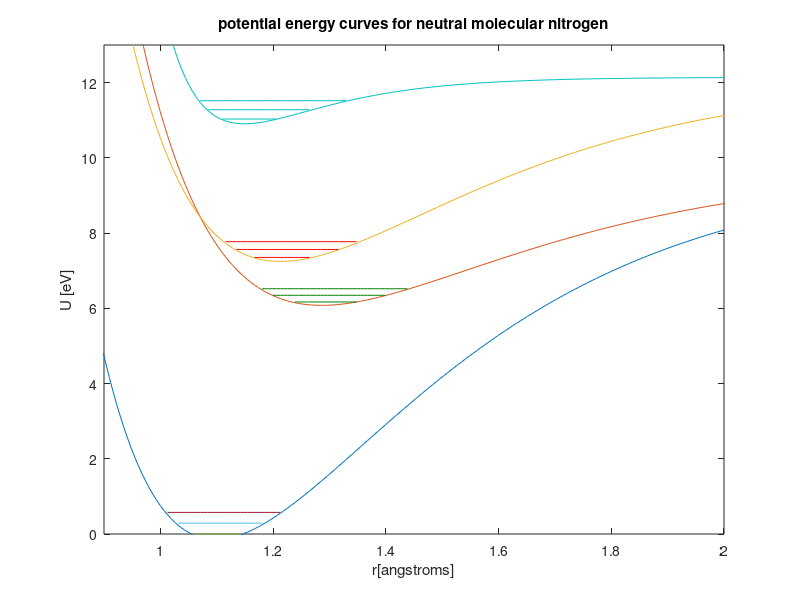

This figure's MATLAB source: (Note: this script raises an error after producing the figure.)
%%%%%%%%%%%%%%%%%%%%%%%%%%%%%%%%%%%%%%%%%%%%%%%%%%%%%%%%%%%%%%%%%%%%%%%%%
%%%
%%%    compute Weighted Total Cross Sections (WTCS) for electron-
%%%    impact dissociation of excited states of N2 and N2+.
%%%    
%%%    See P. Teulet 1999 and Bacri 1980
%%%
clear all;

hconst = 6.6261e-27;  % planks const [erg-s]
econst = 4.8032e-10;  % electron charge
Navo   = 6.0221e23;   % Avogadro's number [1/mol]
a0     = 5.28e-9;     % Bohr Radius [cm]
amu    = 1.6605e-24;     % atomic mass unit [g]
cvac   = 2.9979e10;   % speed of light [cm/s]
erg_eV = 1.6022e-12;  % ergs associatd with 1eV
erg_invcm = 1.9864e-16;  % ergs associated with 1/cm
invcm_to_eV = erg_invcm/erg_eV; % eV associated with 1/cm
%
mN = 2.32e-23;       % nitrogen mass [g] 
mur = mN*mN/(mN+mN); % reduced mass [g]
mua = mur/amu;       % reduced mass in atomic mass units


State0  = ['X1Sig'   'A3Sig'   'B3Pi'   'W3Delta' ...
           'B3Sigma' 'a1Sigma' 'a1Pi'   'w1Delta' 'C3Pi' ...
           'X2Sig'   'A2Pi'    'B2Sig'  'C3Sigma']; % last 4 are ions
we0 = [2359      1460      1734      1507 ...
       1517      1530      1694      1560    2047  ...  
       2207      1904      2421      2072]; % [1/cm]
xe0 = [14.32    13.78    14.56    12.58 ...
       12.18    12.08    13.95    12.01  28.45 ...    
       16.30    15.03    23.85    9.29]./we0;
ye0 = [-2.26e-3 -1.18e-2  1.40e-2   3.09e-2 ...
        4.19e-2  4.13e-2  7.94e-3   4.54-2  2.09  ...  
       -2.67e-3  2.03e-3  -0.359   -0.43]./we0;
ze0 = [-2.4e-4   1.41e-4  -1.13e-3  -7.1e-4 ...
       -7.3e-4  -2.9e-4    2.9e-4    0   -5.35e-1  ...
       -2.61e-3  0        -6.19e-2   0]./we0;
ae0 = [0      -7.29e-5   0         0 ...
       0       0         0         0   0 ...      
       3.7e-5  0         0         0]./we0;
T0  = [0       49755   59307   59380 ...
       65851   67739   68951   71698   88978  ...
       125668  134683  151234  190210]; % [1/cm]
Be  = [1.998  1.455  1.638  1.470 ...
       1.473  1.480  1.617  1.496 1.825 ... 
       1.932  1.744  2.085  1.511];       % [1/cm]

%%%   set N2 neutral and ion data (see Laher 1991 Table 1)
%
% State0  = ['X1Sig' 'A3Sig' 'B3Pi' 'C3Pi' ...
%            'X2Sig' 'A2Pi'  'B2Sig']; % this line is ions
% we0 = [2359    1460.5  1734.4 2047.2 ...
%        2207    1904    2420];  % [1/cm]
% xe0   = [14.324  13.775  14.558  28.445 ...
%          16.3    15.03   23.85]./we0; % unitless
% ye0   = [-2.26e-3 -1.175e-2 1.4e-2  2.0883 ...
%          -2.67e-3  2.03e-3  -0.3587]./we0; % unitless
% ze0   = [-2.4e-4   1.41e-4  -1.13e-3 -5.35e-1 ...
%          -2.61e-3  0        -6.192e-2]./we0; % unitless
% ae0   = [0        -7.29e-5 0        0 ...
%          3.7e-5   0        0]./we0; % unitless
% T0    = [0       49755   59307  88978 ...
%          125668  134683  151234];   % exc energy from v=0 [1/cm]
Tv0   = we0.*(1/2-xe0/4+ye0/8+ze0/16+ae0/32); % energy at v=0
Te0   = T0-Tv0;   % exc energy from r=r0 [1/cm]
% De0    = [78714   28959   38631  8960 ...
%           70273   61256   45706];    % diss energy from v=0 [1/cm]
De0    = [78714   28959   38631  38716  41862 ...
          49686   48476   45733  8960 ...
          70273   61256   45706  24843];    % diss energy from v=0 [1/cm]
D0     = De0+Tv0; % diss energy from r=r0 [1/cm] (see fig 1 Gilmore 1965)
% Be0     = [1.998   1.455   1.638  1.825 ...
%            1.932   1.748   2.073];    % Rot Const [1/cm]
%
a  = 2*pi*we0*cvac.*sqrt(mur./(2*D0*erg_invcm)); 
%re = sqrt(hconst./(8*pi*mNr*Be0*cvac)); % ?
r0  = [1.098 1.286 1.213 1.290 1.270 ...
       1.280 1.230 1.280 1.149 ...
       1.116 1.174 1.078 1.26]*1e-8; % mean internuc distance [cm]
JL  = [264   190   205   218  223 ...  
       244   232   235   117 ...
       253   249   202   186]; % lost rotational state with potential well (v=0)
%


v = 0:1:45;  % vib quantum number
J = 0; %JL(5);      % rot quantum number
r = (0.05:0.005:4)*max(r0);
Ev = zeros(length(T0),length(v));
rminset = ones(length(T0),length(v)); % flag for setting rmin
rmin = ones(length(T0),length(v)); % initial r where U(r) = T0(i)+Ev(v);
rmax = rmin;                       % final r where   U(r) = T0(i)+Ev(v);
U = zeros(length(T0),length(r));
for i = 1:length(T0)
    U(i,:) = Te0(i) + D0(i)*(1-exp(-a(i)*(r-r0(i)))).^2 ...
           + hconst/8/pi^2/mur/cvac*J*(J+1)./r.^2;
    U(i,:) = U(i,:)*invcm_to_eV;
    UL(i,:) = Te0(i) + D0(i)*(1-exp(-a(i)*(r-r0(i)))).^2 ...
            + hconst/8/pi^2/mur/cvac*JL(i)*(JL(i)+1)./r.^2;
    UL(i,:) = UL(i,:)*invcm_to_eV;
    for j = 1:length(r)
        for k=1:length(v)
            Ev(i,j,k) = Te0(i) + we0(i)* ( (v(k)+1/2) ...
                              -    xe0(i)*(v(k)+1/2).^2 ...
                              +    ye0(i)*(v(k)+1/2).^3 ...
                              +    ze0(i)*(v(k)+1/2).^4 ...
                              +    ae0(i)*(v(k)+1/2).^5 );
            Ev(i,j,k) = Ev(i,j,k)*invcm_to_eV; % [eV]
            if(Ev(i,j,k)<U(i,j))
                Ev(i,j,k) = 0;
                if(rminset(i,k))
                    rmin(i,k) = j+1;
                end
            else
                rmax(i,k) = j;
                rminset(i,k) = 0;
            end
        end
    end
end
%figure(111); plot(r/1e-8,U(13,:)); axis([0.6 3 20 50]);

%%%%%%%%%%%%%%%%%%%%%%%%%%%%%%%%%%%%%%%%%%%%%%%%%%%%%%%%%%%%%%%%%%%%%%%%
%%%
%%%        plot some potential energy curves for neutral N2
%%%

close(figure(1)); figure(1); plot(r/1e-8,U(1:3,:));
hold on; plot(r/1e-8,U(9,:),'color',[0 0.75 0.75]);
hold on; plot(r(rmin(1,1):rmax(1,1))/1e-8,Ev(1,rmin(1,1):rmax(1,1),1));
hold on; plot(r(rmin(1,2):rmax(1,2))/1e-8,Ev(1,rmin(1,2):rmax(1,2),2));
hold on; plot(r(rmin(1,3):rmax(1,3))/1e-8,Ev(1,rmin(1,3):rmax(1,3),3));
%
hold on; plot(r(rmin(2,1):rmax(2,1))/1e-8,Ev(2,rmin(2,1):rmax(2,1),1),'color',[0 0.5 0]);
hold on; plot(r(rmin(2,2):rmax(2,2))/1e-8,Ev(2,rmin(2,2):rmax(2,2),2),'color',[0 0.5 0]);
hold on; plot(r(rmin(2,3):rmax(2,3))/1e-8,Ev(2,rmin(2,3):rmax(2,3),3),'color',[0 0.5 0]);
%
hold on; plot(r(rmin(3,1):rmax(3,1))/1e-8,Ev(3,rmin(3,1):rmax(3,1),1),'r');
hold on; plot(r(rmin(3,2):rmax(3,2))/1e-8,Ev(3,rmin(3,2):rmax(3,2),2),'r');
hold on; plot(r(rmin(3,3):rmax(3,3))/1e-8,Ev(3,rmin(3,3):rmax(3,3),3),'r');
%
hold on; plot(r(rmin(9,1):rmax(9,1))/1e-8,Ev(9,rmin(9,1):rmax(9,1),1),'color',[0 0.75 0.75]);
hold on; plot(r(rmin(9,2):rmax(9,2))/1e-8,Ev(9,rmin(9,2):rmax(9,2),2),'color',[0 0.75 0.75]);
hold on; plot(r(rmin(9,3):rmax(9,3))/1e-8,Ev(9,rmin(9,3):rmax(9,3),3),'color',[0 0.75 0.75]);
%
axis([0.9 2 0 13]);
xlabel('r[angstroms]'); ylabel('U [eV]');
title('potential energy curves for neutral molecular nitrogen');
legend('X^1\Sigma','A^3\Sigma','B^3\Pi','C^3\Pi','location','SE');
hold on; plot(r/1e-8,U(4:8,:));
 
%%%
%%%
%%%
%%%%%%%%%%%%%%%%%%%%%%%%%%%%%%%%%%%%%%%%%%%%%%%%%%%%%%%%%%%%%%%%%%%%%%%%


%%%%%%%%%%%%%%%%%%%%%%%%%%%%%%%%%%%%%%%%%%%%%%%%%%%%%%%%%%%%%%%%%%%%%%%%
%%%
%%%        plot some potential energy curves for neutral N2
%%%

close(figure(2)); figure(2); plot(r/1e-8,U(1,:));
hold on; plot(r/1e-8,U(10,:),'color',[0 0.5 0]);
%
hold on; plot(r(rmin(1,1):rmax(1,1))/1e-8,Ev(1,rmin(1,1):rmax(1,1),1));
hold on; plot(r(rmin(1,5):rmax(1,5))/1e-8,Ev(1,rmin(1,5):rmax(1,5),5));
hold on; plot(r(rmin(1,9):rmax(1,9))/1e-8,Ev(1,rmin(1,9):rmax(1,9),9));
%
for k = 1:11
hold on; plot(r(rmin(10,k):rmax(10,k))/1e-8,Ev(10,rmin(10,k):rmax(10,k),k),'color',[0 0.5 0]);
end
%
axis([0.9 2 0 20]);
xlabel('r[angstroms]'); ylabel('U [eV]');
%set(gca,'Xtick',[r(rmin(1,7)),r(rmin(1,5)),r(rmin(1,1)), ...
%                 r(rmax(1,1)),r(rmax(1,5)),r(rmax(1,7))]/1e-8);
%title('potential energy curves for neutral molecular nitrogen');
legend('X^1\Sigma','X^2\Sigma','location','SE'); grid on;
 
%%%
%%%
%%%
%%%%%%%%%%%%%%%%%%%%%%%%%%%%%%%%%%%%%%%%%%%%%%%%%%%%%%%%%%%%%%%%%%%%%%%%

compute_diss_xsecs = 1;
if(compute_diss_xsecs==1)
%%%%%%%%%%%%%%%%%%%%%%%%%%%%%%%%%%%%%%%%%%%%%%%%%%%%%%%%%%%%%%%%%%%%%%%%
%%%
%%%  Now that we have potential curves, go about computing Xsecs
%%%


%%%   compute probability of electron being at (r-r0)
%
k0 = 4*pi^2*cvac^2/Navo*mua*we0.^2;
alpha = 2*pi/hconst*sqrt(mur*k0);
for k = 1:length(alpha)
    P0(k,:) = sqrt(alpha(k)/pi).*exp(-alpha(k)*(r-r0(k)).^2);
end
%figure(20); plot(r,P0);


%%%   compute cross section using Gryzinkis formulat
%
dr = r(2)-r(1);
eta = [2 1 1 1 1 1 1 1 1];
E = [0:0.5:100 150:50:1e3]; % electron enegy [eV]
for j = 1:9
    DE(j,:) = UL(j,:)- U(j,:);
    EL(j,:) = U(10,:) - U(j,:);
    for k = 1:length(r)
        u = E/DE(j,k);
        v = EL(j,k)/DE(j,k);
        gu0(j,k,:) = eta(j)./u.*(1-1./u).^(1+v/(1+v)).*(u./(u+v)).^1.5 ...
                  .*(1+2*v/3*(1-0.5./u).*log(2.718+sqrt((u-1)/v)));
        for i = 1:length(E)
            if(u(i)<=1 || v<=0) % v can be negative at small r due to Morse approx
                gu0(j,k,i) = 0;
            end
        end
        QD(j,k,:) = 4*pi*a0^2*(13.5./DE(j,k))^2*gu0(j,k,:);
        PQ(j,k,:) = P0(j,k)*QD(j,k,:);
    end
end
QD_WTCS = squeeze(sum(PQ*dr,2));
figure(77); loglog(E,QD_WTCS(1:3,:)); axis([0 1e3 1e-18 1e-14]);
hold on; loglog(E,QD_WTCS(9,:),'color',[0 0.75 0.75]);
xlabel('electron energy [eV]'); ylabel('\sigma [cm^2]');
title('e+N_2(*) => e+N+N');
legend('X^1\Sigma','A^3\Sigma','B^3\Pi','C^3\Pi');


WTCS_diss.E = E;
WTCS_diss.Q = QD_WTCS;
WTCS_diss.U = 9.76 + [0 0    2.38 2.38 3.58 4.76 4.76 4.76 2.38] ...
                   - [0 6.17 7.35 7.36 8.17 8.40 8.55 8.89 11.0];
save('WTCS_diss.mat','WTCS_diss');

%%%
%%%
%%%
%%%%%%%%%%%%%%%%%%%%%%%%%%%%%%%%%%%%%%%%%%%%%%%%%%%%%%%%%%%%%%%%%%%%%%%%

end